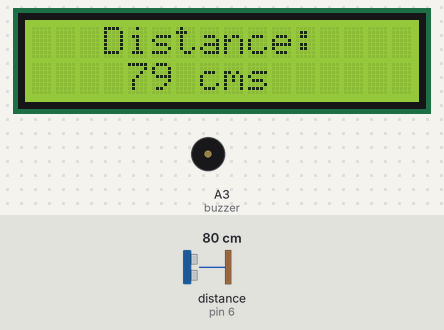
Recording of a sketch running on a simulated Arduino Uno, built with avr-gcc and run on an emulated ATmega328P. On the bench: 16×2 character LCD, buzzer (waves = sounding, pin HIGH). Wiring (inferred from the names in the program): ultrasonic range finder: trigger pin 7; echo pin 6. The test bench sets the inputs (shaded band); at power-on: distance to the obstacle (sensor on pin 6) 80 cm. The echo pulse lasts 58.3 µs per cm; pins used as bus, display or sensor lines are not drawn; what the sketch prints to the serial monitor is not drawn.

Above: at 6.2 s.
6.3 s: distance to the obstacle (sensor on pin 6) set to 299 cm
At 7.3 s:
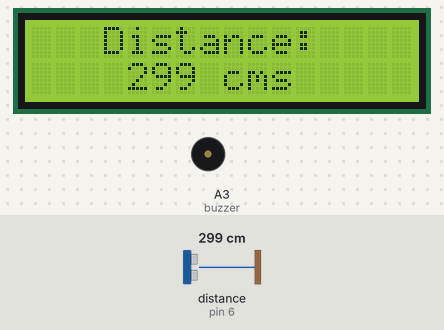
9.3 s: distance to the obstacle (sensor on pin 6) set to 120 cm
At 9.9 s:
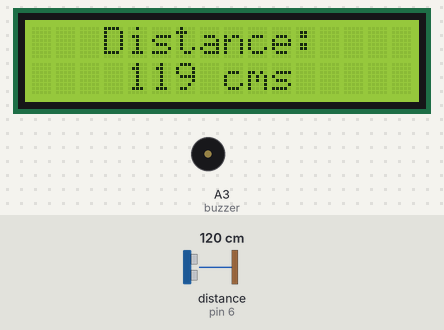
12.3 s: distance to the obstacle (sensor on pin 6) set to 60 cm
At 12.8 s:
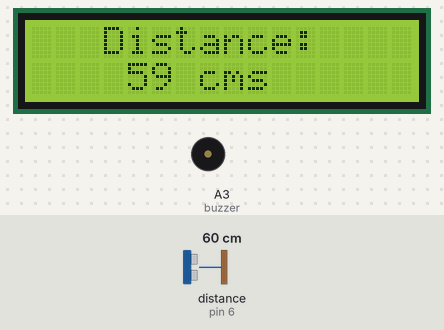
15.3 s: distance to the obstacle (sensor on pin 6) set to 250 cm
At 16.1 s:
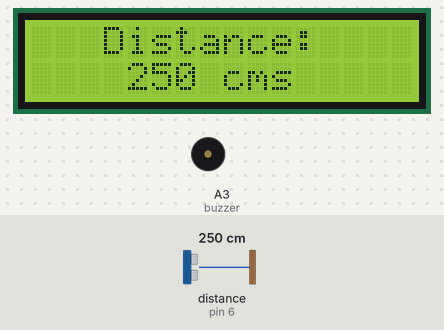
18.3 s: distance to the obstacle (sensor on pin 6) set to 2 cm
At 18.47 s:
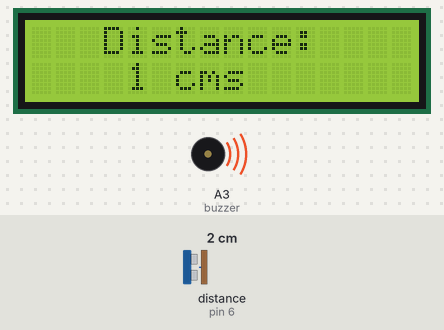
20.2 s: distance to the obstacle (sensor on pin 6) set to 53 cm
At 20.9 s:
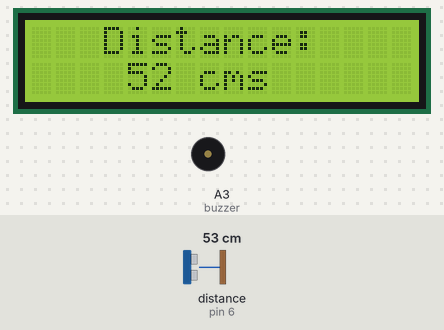
Timing chart, 0 to 23.2 s (numbered marks = the images above; inputs shaded):
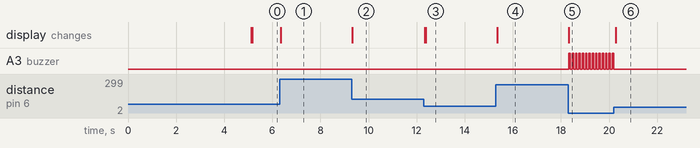

Measured:
- after the input at 6.3 s, the display: changes after 0.06 s (image 1)
- after the input at 9.3 s, the display: changes at once (image 2)
- after the input at 12.3 s, the display: changes at once (image 3)
- after the input at 15.3 s, the display: changes at once (image 4)
- after the input at 18.3 s, A3 (buzzer): alternates HIGH for 0.06 s and LOW for 0.08 s, starting at once; the display: changes at once (image 5)
- after the input at 20.2 s, A3 (buzzer): stops changing and stays LOW; the display: changes after 0.07 s (image 6)

The sketch:

ULTRASONIC_SENSOR_INTERFACE.ino
```cpp
#include <Wire.h>
#include <LiquidCrystal_I2C.h>
#include <SoftwareSerial.h>

// Set the LCD address to 0x27 for a 16 chars and 2 line display
LiquidCrystal_I2C lcd(0x27, 16, 2);

#define echoPin 6                    // Pin number 6 of arduino connected to Echo Pin of ultrasonic sensor
#define trigPin 7                    // Trigger Pin

const int buzzer = A3;               // Pin Number A3 of arduino connected to buzzer module

int maximumRange = 40;              // Maximum range needed
int minimumRange = 0;                // Minimum range needed
long duration, distance;             // Duration used to calculate distance
int buzz_s = 0;


void setup()
{
  Serial.begin(9600);
  lcd.begin();                        // Initializing LCD
  lcd.clear();                        // Clearing LCD
  lcd.print("   ULTRASONIC");
  Serial.println("ULTRASONIC");
  lcd.setCursor(0, 1);                // Sets cursor at Column 0 and Line 1
  lcd.print(" SENSOR TESTING");
  Serial.println("SENSOR TEST");
  delay(2000);
  pinMode(trigPin, OUTPUT);
  pinMode(echoPin, INPUT);
  pinMode(buzzer, OUTPUT);
  buzz_s = LOW;
  digitalWrite(buzzer, buzz_s);
  delay(3000);
}


void loop()
{
  digitalWrite(trigPin, LOW);                // Initializing trigger pin
  delayMicroseconds(2);                      // Wait for 2 micro seconds
  digitalWrite(trigPin, HIGH);               // Send a pulse
  delayMicroseconds(10);                     // Wait 10 micro seconds
  digitalWrite(trigPin, LOW);
  duration = pulseIn(echoPin, HIGH);         // Calculate the time taken by ECHO pin to recieve the pulse

  //Calculate the distance (in cm) based on the speed of sound=========
  distance = duration / 58.2;
  lcd.clear();
  lcd.setCursor(3, 0);
  lcd.print("Distance:");
  Serial.print("Distance: ");
  lcd.setCursor(4, 1);
  lcd.print(distance);
  Serial.print(distance);
  lcd.print(" cms");
  Serial.println("cms");

  if (distance > 0)
  {
    if (distance < 5)
    {
      buzz_s = HIGH;
      digitalWrite(buzzer, buzz_s);
      delay(60);
      buzz_s = LOW;
      digitalWrite(buzzer, buzz_s);
      delay(60);
    }
  }
  if (distance > 5)
  {
    if (distance < 12.5)
    {
      buzz_s = HIGH;
      digitalWrite(buzzer, buzz_s);
      delay(125);
      buzz_s = LOW;
      digitalWrite(buzzer, buzz_s);
      delay(125);
    }
  }

  if (distance > 12.5)
  {
    if (distance < 25)
    {
      buzz_s = HIGH;
      digitalWrite(buzzer, buzz_s);
      delay(250);
      buzz_s = LOW;
      digitalWrite(buzzer, buzz_s);
      delay(250);
    }
  }

  if (distance > 25)
  {
    if (distance < 50)
    {
      buzz_s = HIGH;
      digitalWrite(buzzer, buzz_s);
      delay(500);
      buzz_s = LOW;
      digitalWrite(buzzer, buzz_s);
      delay(500);
    }
  }
}
```
